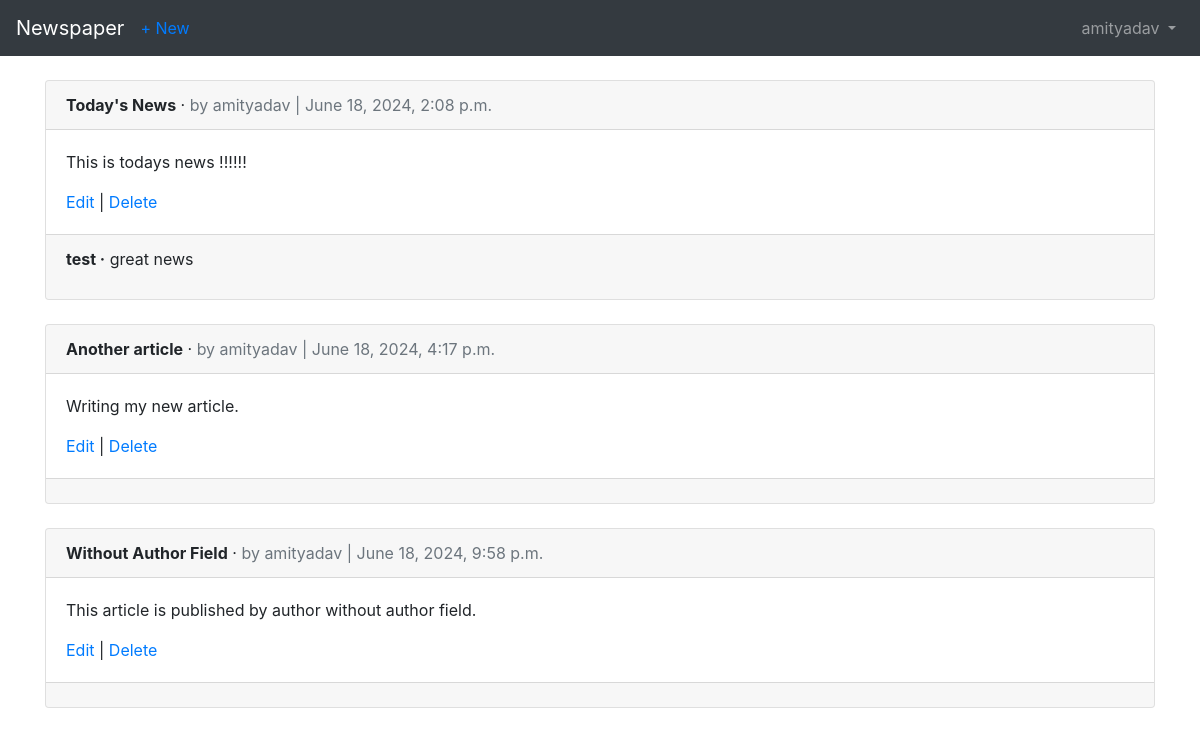
The page /articles/ (signed in) on the database its author committed.
### users/models.py (models this page shows)
class CustomUser(AbstractUser):
    age = models.PositiveIntegerField(null=True, blank=True)

### articles/models.py (models this page shows, shortened)
class Article(models.Model):
    title = models.CharField(max_length=255)
    body = models.TextField()
    date = models.DateTimeField(auto_now_add=True)
    author = models.ForeignKey(
        get_user_model(),
        on_delete=models.CASCADE,
    )

class Comment(models.Model):
    article = models.ForeignKey(
        Article,
        on_delete=models.CASCADE,
        related_name='comments',
        )
    comment = models.CharField(max_length=140)
    author = models.ForeignKey(
        get_user_model(),
        on_delete=models.CASCADE,
    )
    def __str__(self):
        return self.comment

### articles/views.py (the view)
# urls.py: path('', ArticleListView.as_view(), name='article_list'),
class ArticleListView(LoginRequiredMixin, ListView):
    model = Article
    template_name = 'article_list.html'
    login_url = 'login'

### templates/article_list.html
{% extends "base.html" %} {% block title %} Article List {% endblock title %}
{% block content %} {% for article in object_list %}
<div class="card">
  <div class="card-header">
    <span class="font-weight-bold">{{ article.title }}</span> &middot;
    <span class="text-muted">by {{ article.author }} | {{ article.date }}</span>
  </div>
  <div class="card-body">
    <p>{{ article.body }}</p>
    <a href="{% url 'article_edit' article.pk %}">Edit</a> |
    <a href="{% url 'article_delete' article.pk %}">Delete</a>
  </div>
  <div class="card-footer">
    {% for comment in article.comments.all %}
    <p>
      <span class="font-weight-bold">{{ comment.author }} &middot;</span>
      {{ comment }}
    </p>
    {% endfor %}
  </div>
</div>
<br />
{% endfor %} {% endblock content %}

### templates/base.html (shortened to what this page needs)
<!DOCTYPE html>
<html lang="en">
  <head>
    <link
      rel="stylesheet"
      href="https://stackpath.bootstrapcdn.com/bootstrap/4.5.0/css/bootstrap.min.css"
    />
  </head>
  <body>
    <nav class="navbar navbar-expand-md navbar-dark bg-dark mb-4">
      <a class="navbar-brand" href="{% url 'home' %}">Newspaper</a>
      {% if user.is_authenticated %}
      <ul class="navbar-nav mr-auto">
        <li class="nav-item"><a href="{% url 'article_new' %}">+ New</a></li>
      </ul>
      {% endif %}
      <div class="collapse navbar-collapse" id="navbarCollapse">
        {% if user.is_authenticated %}
        <ul class="navbar-nav ml-auto">
          <li class="nav-item">
            <a
              class="nav-link dropdown-toggle"
              href="#"
              id="userMenu"
              data-toggle="dropdown"
              aria-haspopup="true"
              aria-expanded="false"
            >
              {{ user.username }}
            </a>
          </li>
        </ul>
        {% endif %}
      </div>
    </nav>
    <div class="container">{% block content %} {% endblock content %}</div>
  </body>
</html>

### rows shown on the page
CustomUser: username "amityadav"
Article: title "Today's News", author "amityadav", date "June 18, 2024, 2:08 p.m.", body "This is todays news !!!!!!"
Comment: author "test", comment "great news"
Article: title "Another article", author "amityadav", date "June 18, 2024, 4:17 p.m.", body "Writing my new article."
Article: title "Without Author Field", author "amityadav", date "June 18, 2024, 9:58 p.m.", body "This article is published by author without author field."
